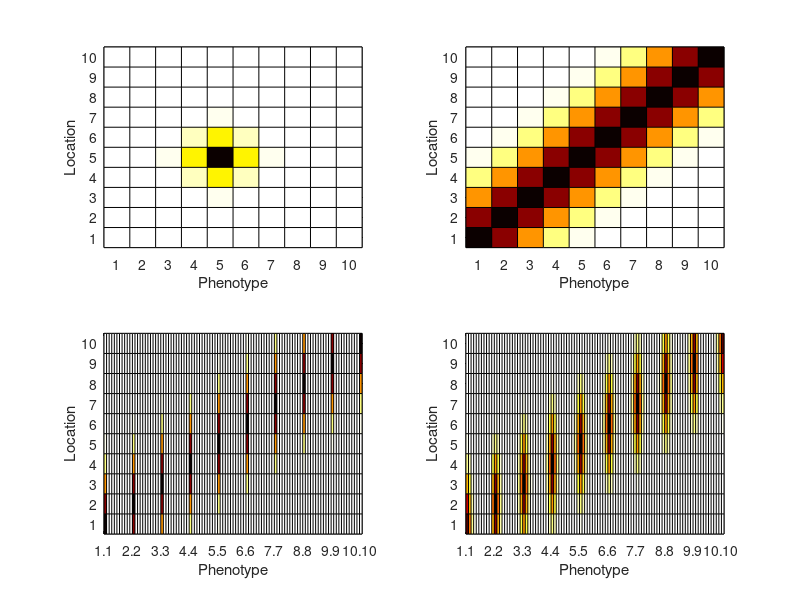

Recreate this plot in MATLAB.
clf

n=10;

kern=diag(0.9.*ones(1,n),0)+diag(0.05.*ones(1,n-1),1)+diag(0.05.*ones(1,n-1),-1);


colormap(flipud(hot))

subplot(221)
x=zeros(n)./n;
x(5,5)=n;
for j=1:5
    x=kern*x*kern;
end
pcolor(padarray(x,[1 1],'post'))
set(gca,'XTick',1+(0.5:n),'XTickLabel',1:n,...
        'YTick',1+(0.5:n),'YTickLabel',1:n)
xlabel('Phenotype')
ylabel('Location')

subplot(222)
for i=1:n
    x(:,i)=normpdf(1:n,i,1.5);
end
pcolor(padarray(x,[1 1],'post'))
set(gca,'XTick',1+(0.5:n),'XTickLabel',1:n,...
        'YTick',1+(0.5:n),'YTickLabel',1:n)
xlabel('Phenotype')
ylabel('Location')

subplot(223)
xnew=sparse(zeros(n,n^2));
for i=1:n % for each phenotype
    xnew(:,i+(i-1).*n)=x(:,i);
    YTck{i}=[num2str(i) '.' num2str(i)];
end
x=xnew;
pcolor(padarray(x,[1 1],'post'))
set(gca,'XTick',(1:n)+((1:n)-1).*n,'XTickLabel',YTck,...
        'YTick',1+(0.5:n),'YTickLabel',1:n)
xlabel('Phenotype')
ylabel('Location')
    
subplot(224)
for i=1:n
    for j=1:10
        x(:,(1:n)+(i-1).*n)=x(:,(1:n)+(i-1).*n)*kern;
    end
end
pcolor(padarray(x,[1 1],'post'))
set(gca,'XTick',(1:n)+((1:n)-1).*n,'XTickLabel',YTck,...
        'YTick',1+(0.5:n),'YTickLabel',1:n)
xlabel('Phenotype')
ylabel('Location')









